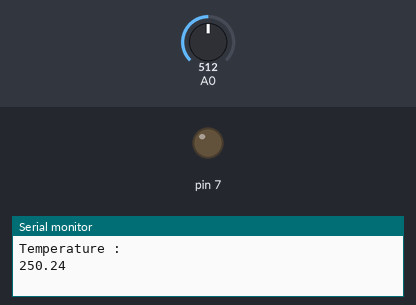
Bench run of a sketch on a simulated Arduino Uno, built with avr-gcc and run on an emulated ATmega328P. On the bench: output pins drawn as LEDs (lit = HIGH), the last lines printed to the serial monitor. Inputs (shaded band) come from the test bench; at power-on: A0 = 512.

Above: at 2.1 s.
2.2 s: A0 set to 76
5.7 s: A0 set to 65
At 5.85 s:
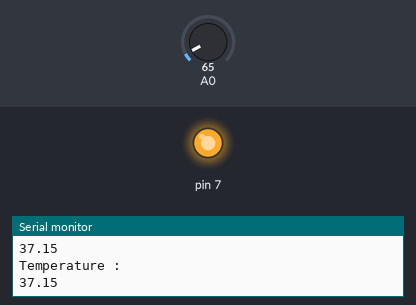
Timing chart, 0 to 8.7 s (numbered marks = the images above; inputs shaded):
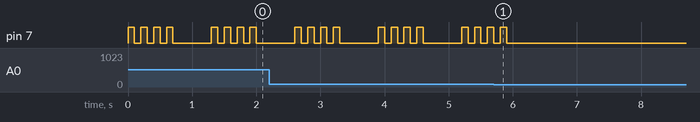

The sketch:

LM35_LED_SIGNAL.ino
```cpp
void setup() {
  // initialize serial communication at 9600 bits per second:
  Serial.begin(9600);
  pinMode(7, OUTPUT);

}

// the loop routine runs over and over again forever:
void loop() {
  // read the input on analog pin 0:
  int sensorValue = analogRead(A0);
  // Convert the analog reading (which goes from 0 - 1023) to a voltage (0 - 5V):
  float voltage = sensorValue * (5.0 / 1023.0);
  float temp = voltage * 100;
  //Using a buzzer or LED, signals when the temperature reaches 35 degree
  if (temp>35){
    //Repeat the signals 4 times
    for(int i=0;i<=3;i++){
      digitalWrite(7, HIGH);
      delay(100);
      digitalWrite(7, LOW);
      delay(100);
    }

  }else{
    digitalWrite(7,LOW);
  }
  //Serial.println("Voltage : ");
  //Serial.println(voltage);
  Serial.println("Temperature : ");
  Serial.println(temp);

  delay(500);
}
```

Measured:
- the behaviour switches between 72 and 71 on A0 (found by bisection; images 0 and 1)
- after the input at 5.7 s, pin 7: goes on until 5.9 s, then stays LOW
- by itself, pin 7: repeats every 1.3 s: 3 × (LOW 0.10 s, HIGH 0.10 s), LOW 0.60 s, HIGH 0.10 s
